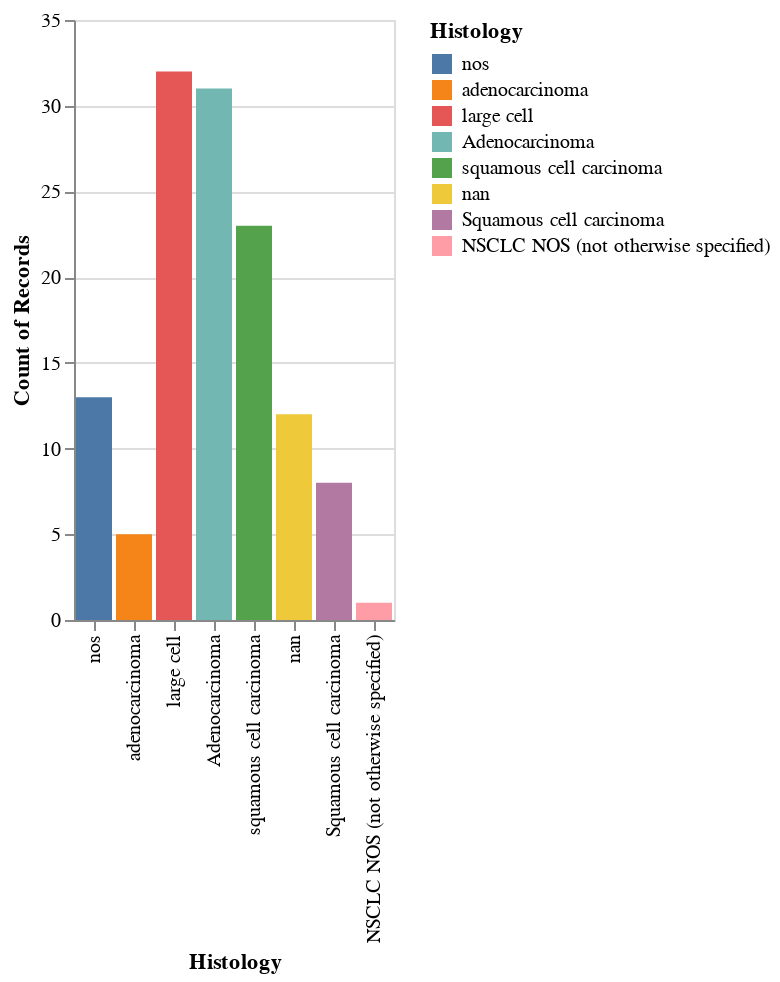

Notebook code cell kept with this figure:
### Markdown cell above
The bar graph shows all the different cancer types included in this study against the number of cases that each type had. This graph shows that Adenocarcinoma was the type of cancer with the most recorded cases. This graph also includes the nan and the two types of NOS data that were collected.

### Code cell
DeepnoteChart(df, """{"layer":[{"layer":[{"mark":{"clip":true,"type":"bar","tooltip":true},"encoding":{"x":{"sort":null,"type":"nominal","field":"Histology","scale":{"type":"linear"}},"y":{"sort":null,"type":"quantitative","scale":{"type":"linear"},"format":{"type":"default","decimals":null},"aggregate":"count","formatType":"numberFormatFromNumberType"},"color":{"sort":null,"type":"nominal","field":"Histology","scale":{"scheme":"tableau10"}}}}]}],"title":"","config":{"legend":{}},"$schema":"https://vega.github.io/schema/vega-lite/v5.json","encoding":{}}""")

### Figure 1 — Vega-Lite specification as saved in the notebook (floating-point values rounded to 4 significant figures)
{"layer": [{"layer": [{"mark": {"clip": true, "type": "bar", "tooltip": true}, "encoding": {"x": {"sort": null, "type": "nominal", "field": "Histology", "scale": {"type": "linear"}}, "y": {"sort": null, "type": "quantitative", "scale": {"type": "linear"}, "format": {"type": "default", "decimals": null}, "aggregate": "count", "formatType": "numberFormatFromNumberType"}, "color": {"sort": null, "type": "nominal", "field": "Histology", "scale": {"scheme": "tableau10"}}}}]}], "title": "", "config": {"legend": {}}, "$schema": "https://vega.github.io/schema/vega-lite/v5.json", "encoding": {}, "data": {"values": [{"PatientID": 13, "Histology": "nos", "Mstage": 0, "Nstage": 0, "SourceDataset": "l1", "Tstage": 4, "age": 44.4}, {"PatientID": 155, "Histology": "adenocarcinoma", "Mstage": 0, "Nstage": 3, "SourceDataset": "l1", "Tstage": 1, "age": 63.32}, {"PatientID": 404, "Histology": "large cell", "Mstage": 0, "Nstage": 2, "SourceDataset": "l1", "Tstage": 2, "age": 64.73}, {"PatientID": 407, "Histology": "nos", "Mstage": 0, "Nstage": 0, "SourceDataset": "l1", "Tstage": 2, "age": 65.36}, {"PatientID": 9, "Histology": "Adenocarcinoma", "Mstage": 0, "Nstage": 0, "SourceDataset": "l2", "Tstage": 2, "age": 50}, {"PatientID": 49, "Histology": "squamous cell carcinoma", "Mstage": 0, "Nstage": 0, "SourceDataset": "l1", "Tstage": 2, "age": 86.14}, {"PatientID": 55, "Histology": "nan", "Mstage": 0, "Nstage": 0, "SourceDataset": "l1", "Tstage": 1, "age": 75.27}, {"PatientID": 200, "Histology": "nan", "Mstage": 0, "Nstage": 0, "SourceDataset": "l1", "Tstage": 1, "age": 85.45}, {"PatientID": 170, "Histology": "large cell", "Mstage": 0, "Nstage": 3, "SourceDataset": "l1", "Tstage": 1, "age": 69.87}, {"PatientID": 387, "Histology": "large cell", "Mstage": 0, "Nstage": 3, "SourceDataset": "l1", "Tstage": 2, "age": 52.86}, {"PatientID": 319, "Histology": "Adenocarcinoma", "Mstage": 0, "Nstage": 0, "SourceDataset": "l2", "Tstage": 1, "age": 77}, {"PatientID": 119, "Histology": "Adenocarcinoma", "Mstage": 0, "Nstage": 0, "SourceDataset": "l2", "Tstage": 2, "age": 62}, {"PatientID": 12, "Histology": "nan", "Mstage": 0, "Nstage": 0, "SourceDataset": "l1", "Tstage": 1, "age": 71.42}, {"PatientID": 410, "Histology": "nan", "Mstage": 0, "Nstage": 0, "SourceDataset": "l1", "Tstage": 1, "age": 66.34}, {"PatientID": 34, "Histology": "squamous cell carcinoma", "Mstage": 0, "Nstage": 0, "SourceDataset": "l1", "Tstage": 2, "age": 85.72}, {"PatientID": 85, "Histology": "large cell", "Mstage": 0, "Nstage": 3, "SourceDataset": "l1", "Tstage": 4, "age": 56.82}, {"PatientID": 50, "Histology": "Adenocarcinoma", "Mstage": 0, "Nstage": 0, "SourceDataset": "l2", "Tstage": 2, "age": 68}, {"PatientID": 10, "Histology": "squamous cell carcinoma", "Mstage": 0, "Nstage": 2, "SourceDataset": "l1", "Tstage": 4, "age": 80.48}, {"PatientID": 97, "Histology": "large cell", "Mstage": 0, "Nstage": 2, "SourceDataset": "l1", "Tstage": 3, "age": 46.34}, {"PatientID": 270, "Histology": "Adenocarcinoma", "Mstage": 0, "Nstage": 0, "SourceDataset": "l2", "Tstage": 2, "age": 52}, {"PatientID": 38, "Histology": "Adenocarcinoma", "Mstage": 0, "Nstage": 0, "SourceDataset": "l2", "Tstage": 1, "age": 68}, {"PatientID": 0, "Histology": "Squamous cell carcinoma", "Mstage": 0, "Nstage": 0, "SourceDataset": "l2", "Tstage": 1, "age": 78}, {"PatientID": 75, "Histology": "adenocarcinoma", "Mstage": 0, "Nstage": 0, "SourceDataset": "l1", "Tstage": 1, "age": 71.14}, {"PatientID": 374, "Histology": "Adenocarcinoma", "Mstage": 0, "Nstage": 0, "SourceDataset": "l2", "Tstage": 3, "age": 74}, {"PatientID": 99, "Histology": "Adenocarcinoma", "Mstage": 0, "Nstage": 0, "SourceDataset": "l2", "Tstage": 1, "age": 59}, {"PatientID": 364, "Histology": "nos", "Mstage": 0, "Nstage": 2, "SourceDataset": "l1", "Tstage": 2, "age": 68.79}, {"PatientID": 271, "Histology": "adenocarcinoma", "Mstage": 0, "Nstage": 2, "SourceDataset": "l1", "Tstage": 4, "age": 77.6}, {"PatientID": 59, "Histology": "large cell", "Mstage": 0, "Nstage": 0, "SourceDataset": "l1", "Tstage": 3, "age": 76.79}, {"PatientID": 342, "Histology": "large cell", "Mstage": 0, "Nstage": 2, "SourceDataset": "l1", "Tstage": 2, "age": 74.14}, {"PatientID": 125, "Histology": "Adenocarcinoma", "Mstage": 0, "Nstage": 0, "SourceDataset": "l2", "Tstage": 1, "age": 65}, {"PatientID": 398, "Histology": "nos", "Mstage": 0, "Nstage": 0, "SourceDataset": "l1", "Tstage": 4, "age": 67.47}, {"PatientID": 192, "Histology": "Adenocarcinoma", "Mstage": 0, "Nstage": 0, "SourceDataset": "l2", "Tstage": 1, "age": 55}, {"PatientID": 206, "Histology": "nos", "Mstage": 0, "Nstage": 2, "SourceDataset": "l1", "Tstage": 1, "age": 63.87}, {"PatientID": 41, "Histology": "Adenocarcinoma", "Mstage": 0, "Nstage": 0, "SourceDataset": "l2", "Tstage": 1, "age": 81}, {"PatientID": 413, "Histology": "large cell", "Mstage": 0, "Nstage": 0, "SourceDataset": "l1", "Tstage": 4, "age": 80.7}, {"PatientID": 156, "Histology": "squamous cell carcinoma", "Mstage": 0, "Nstage": 2, "SourceDataset": "l1", "Tstage": 2, "age": 81.55}, {"PatientID": 118, "Histology": "squamous cell carcinoma", "Mstage": 0, "Nstage": 4, "SourceDataset": "l1", "Tstage": 4, "age": 66.21}, {"PatientID": 363, "Histology": "squamous cell carcinoma", "Mstage": 0, "Nstage": 2, "SourceDataset": "l1", "Tstage": 3, "age": 64.59}, {"PatientID": 287, "Histology": "nan", "Mstage": 0, "Nstage": 0, "SourceDataset": "l1", "Tstage": 2, "age": null}, {"PatientID": 65, "Histology": "squamous cell carcinoma", "Mstage": 0, "Nstage": 2, "SourceDataset": "l1", "Tstage": 2, "age": 82.41}, {"PatientID": 351, "Histology": "large cell", "Mstage": 0, "Nstage": 0, "SourceDataset": "l1", "Tstage": 4, "age": 59.85}, {"PatientID": 411, "Histology": "Adenocarcinoma", "Mstage": 0, "Nstage": 0, "SourceDataset": "l2", "Tstage": 1, "age": 76}, {"PatientID": 54, "Histology": "large cell", "Mstage": 0, "Nstage": 3, "SourceDataset": "l1", "Tstage": 2, "age": 68.18}, {"PatientID": 201, "Histology": "Squamous cell carcinoma", "Mstage": 0, "Nstage": 0, "SourceDataset": "l2", "Tstage": 2, "age": 64}, {"PatientID": 128, "Histology": "Adenocarcinoma", "Mstage": 0, "Nstage": 1, "SourceDataset": "l2", "Tstage": 2, "age": 76}, {"PatientID": 177, "Histology": "Adenocarcinoma", "Mstage": 0, "Nstage": 0, "SourceDataset": "l2", "Tstage": 1, "age": 69}, {"PatientID": 260, "Histology": "squamous cell carcinoma", "Mstage": 0, "Nstage": 0, "SourceDataset": "l1", "Tstage": 3, "age": 83.68}, {"PatientID": 322, "Histology": "Squamous cell carcinoma", "Mstage": 0, "Nstage": 1, "SourceDataset": "l2", "Tstage": 1, "age": 68}, {"PatientID": 203, "Histology": "Adenocarcinoma", "Mstage": 1, "Nstage": 0, "SourceDataset": "l2", "Tstage": 2, "age": 63}, {"PatientID": 87, "Histology": "Adenocarcinoma", "Mstage": 0, "Nstage": 0, "SourceDataset": "l2", "Tstage": 1, "age": 62}, {"PatientID": 415, "Histology": "nos", "Mstage": 0, "Nstage": 3, "SourceDataset": "l1", "Tstage": 2, "age": 56.94}, {"PatientID": 223, "Histology": "nos", "Mstage": 0, "Nstage": 0, "SourceDataset": "l1", "Tstage": 2, "age": 59.98}, {"PatientID": 46, "Histology": "squamous cell carcinoma", "Mstage": 0, "Nstage": 3, "SourceDataset": "l1", "Tstage": 4, "age": 45.08}, {"PatientID": 19, "Histology": "squamous cell carcinoma", "Mstage": 0, "Nstage": 3, "SourceDataset": "l1", "Tstage": 4, "age": 51.63}, {"PatientID": 419, "Histology": "large cell", "Mstage": 0, "Nstage": 1, "SourceDataset": "l1", "Tstage": 2, "age": 67.04}, {"PatientID": 360, "Histology": "nan", "Mstage": 0, "Nstage": 0, "SourceDataset": "l1", "Tstage": 2, "age": 55.0}, {"PatientID": 153, "Histology": "squamous cell carcinoma", "Mstage": 0, "Nstage": 2, "SourceDataset": "l1", "Tstage": 4, "age": 79.22}, {"PatientID": 146, "Histology": "squamous cell carcinoma", "Mstage": 0, "Nstage": 0, "SourceDataset": "l1", "Tstage": 2, "age": 81.26}, {"PatientID": 219, "Histology": "large cell", "Mstage": 0, "Nstage": 3, "SourceDataset": "l1", "Tstage": 2, "age": 52.77}, {"PatientID": 234, "Histology": "squamous cell carcinoma", "Mstage": 0, "Nstage": 3, "SourceDataset": "l1", "Tstage": 4, "age": 61.46}, {"PatientID": 377, "Histology": "Adenocarcinoma", "Mstage": 0, "Nstage": 2, "SourceDataset": "l2", "Tstage": 1, "age": 68}, {"PatientID": 179, "Histology": "large cell", "Mstage": 0, "Nstage": 3, "SourceDataset": "l1", "Tstage": 2, "age": 74.06}, {"PatientID": 104, "Histology": "large cell", "Mstage": 0, "Nstage": 2, "SourceDataset": "l1", "Tstage": 5, "age": 60.14}, {"PatientID": 217, "Histology": "adenocarcinoma", "Mstage": 0, "Nstage": 2, "SourceDataset": "l1", "Tstage": 2, "age": 62.23}, {"PatientID": 369, "Histology": "Squamous cell carcinoma", "Mstage": 0, "Nstage": 2, "SourceDataset": "l2", "Tstage": 1, "age": 65}, {"PatientID": 71, "Histology": "large cell", "Mstage": 0, "Nstage": 0, "SourceDataset": "l1", "Tstage": 4, "age": 73.2}, {"PatientID": 408, "Histology": "Adenocarcinoma", "Mstage": 1, "Nstage": 0, "SourceDataset": "l2", "Tstage": 2, "age": 80}, {"PatientID": 339, "Histology": "NSCLC NOS (not otherwise specified)", "Mstage": 0, "Nstage": 0, "SourceDataset": "l2", "Tstage": 4, "age": 76}, {"PatientID": 281, "Histology": "squamous cell carcinoma", "Mstage": 0, "Nstage": 0, "SourceDataset": "l1", "Tstage": 3, "age": 58.35}, {"PatientID": 232, "Histology": "large cell", "Mstage": 0, "Nstage": 3, "SourceDataset": "l1", "Tstage": 2, "age": 64.73}, {"PatientID": 191, "Histology": "nos", "Mstage": 0, "Nstage": 3, "SourceDataset": "l1", "Tstage": 3, "age": null}, {"PatientID": 120, "Histology": "large cell", "Mstage": 0, "Nstage": 0, "SourceDataset": "l1", "Tstage": 2, "age": 91.7}, {"PatientID": 230, "Histology": "large cell", "Mstage": 0, "Nstage": 3, "SourceDataset": "l1", "Tstage": 1, "age": 68.75}, {"PatientID": 337, "Histology": "Adenocarcinoma", "Mstage": 0, "Nstage": 0, "SourceDataset": "l2", "Tstage": 3, "age": 69}, {"PatientID": 62, "Histology": "Adenocarcinoma", "Mstage": 0, "Nstage": 0, "SourceDataset": "l2", "Tstage": 2, "age": 63}, {"PatientID": 245, "Histology": "large cell", "Mstage": 0, "Nstage": 0, "SourceDataset": "l1", "Tstage": 4, "age": 59.49}, {"PatientID": 167, "Histology": "large cell", "Mstage": 0, "Nstage": 4, "SourceDataset": "l1", "Tstage": 4, "age": 73.29}, {"PatientID": 190, "Histology": "large cell", "Mstage": 0, "Nstage": 2, "SourceDataset": "l1", "Tstage": 2, "age": 69.0}, {"PatientID": 405, "Histology": "large cell", "Mstage": 0, "Nstage": 2, "SourceDataset": "l1", "Tstage": 4, "age": 64.82}, {"PatientID": 215, "Histology": "squamous cell carcinoma", "Mstage": 0, "Nstage": 2, "SourceDataset": "l1", "Tstage": 3, "age": 63.19}, {"PatientID": 296, "Histology": "large cell", "Mstage": 0, "Nstage": 0, "SourceDataset": "l1", "Tstage": 4, "age": 81.71}, {"PatientID": 324, "Histology": "Adenocarcinoma", "Mstage": 0, "Nstage": 0, "SourceDataset": "l2", "Tstage": 2, "age": 65}, {"PatientID": 267, "Histology": "Adenocarcinoma", "Mstage": 0, "Nstage": 1, "SourceDataset": "l2", "Tstage": 3, "age": 86}, {"PatientID": 182, "Histology": "Adenocarcinoma", "Mstage": 0, "Nstage": 0, "SourceDataset": "l2", "Tstage": 2, "age": 70}, {"PatientID": 254, "Histology": "nos", "Mstage": 0, "Nstage": 3, "SourceDataset": "l1", "Tstage": 2, "age": 58.63}, {"PatientID": 301, "Histology": "nos", "Mstage": 0, "Nstage": 3, "SourceDataset": "l1", "Tstage": 1, "age": 68.26}, {"PatientID": 412, "Histology": "Adenocarcinoma", "Mstage": 0, "Nstage": 0, "SourceDataset": "l2", "Tstage": 1, "age": 72}, {"PatientID": 127, "Histology": "Squamous cell carcinoma", "Mstage": 0, "Nstage": 0, "SourceDataset": "l2", "Tstage": 2, "age": 74}, {"PatientID": 168, "Histology": "large cell", "Mstage": 0, "Nstage": 2, "SourceDataset": "l1", "Tstage": 4, "age": 79.1}, {"PatientID": 326, "Histology": "nan", "Mstage": 0, "Nstage": 2, "SourceDataset": "l1", "Tstage": 4, "age": null}, {"PatientID": 27, "Histology": "large cell", "Mstage": 0, "Nstage": 0, "SourceDataset": "l1", "Tstage": 4, "age": 60.7}, {"PatientID": 60, "Histology": "large cell", "Mstage": 0, "Nstage": 0, "SourceDataset": "l1", "Tstage": 2, "age": 83.52}, {"PatientID": 74, "Histology": "nan", "Mstage": 0, "Nstage": 0, "SourceDataset": "l1", "Tstage": 1, "age": 67.38}, {"PatientID": 239, "Histology": "large cell", "Mstage": 0, "Nstage": 0, "SourceDataset": "l1", "Tstage": 4, "age": 63.4}, {"PatientID": 80, "Histology": "Adenocarcinoma", "Mstage": 0, "Nstage": 0, "SourceDataset": "l2", "Tstage": 1, "age": 52}, {"PatientID": 332, "Histology": "squamous cell carcinoma", "Mstage": 0, "Nstage": 3, "SourceDataset": "l1", "Tstage": 2, "age": 62.12}, {"PatientID": 205, "Histology": "squamous cell carcinoma", "Mstage": 0, "Nstage": 0, "SourceDataset": "l1", "Tstage": 2, "age": 76.42}, {"PatientID": 220, "Histology": "nos", "Mstage": 0, "Nstage": 0, "SourceDataset": "l1", "Tstage": 4, "age": 55.69}, {"PatientID": 289, "Histology": "nan", "Mstage": 0, "Nstage": 0, "SourceDataset": "l1", "Tstage": 1, "age": null}, {"PatientID": 158, "Histology": "adenocarcinoma", "Mstage": 0, "Nstage": 2, "SourceDataset": "l1", "Tstage": 1, "age": 74.75}, {"PatientID": 6, "Histology": "nan", "Mstage": 0, "Nstage": 2, "SourceDataset": "l1", "Tstage": 4, "age": 64.16}, {"PatientID": 194, "Histology": "large cell", "Mstage": 0, "Nstage": 3, "SourceDataset": "l1", "Tstage": 2, "age": 73.9}, {"PatientID": 136, "Histology": "large cell", "Mstage": 0, "Nstage": 2, "SourceDataset": "l1", "Tstage": 1, "age": 57.24}, {"PatientID": 243, "Histology": "Squamous cell carcinoma", "Mstage": 0, "Nstage": 0, "SourceDataset": "l2", "Tstage": 3, "age": 71}, {"PatientID": 352, "Histology": "nan", "Mstage": 0, "Nstage": 2, "SourceDataset": "l1", "Tstage": 3, "age": 53.72}, {"PatientID": 28, "Histology": "Squamous cell carcinoma", "Mstage": 0, "Nstage": 0, "SourceDataset": "l2", "Tstage": 2, "age": 73}, {"PatientID": 292, "Histology": "Adenocarcinoma", "Mstage": 0, "Nstage": 2, "SourceDataset": "l2", "Tstage": 2, "age": 73}, {"PatientID": 265, "Histology": "Adenocarcinoma", "Mstage": 0, "Nstage": 0, "SourceDataset": "l2", "Tstage": 1, "age": 54}, {"PatientID": 311, "Histology": "large cell", "Mstage": 0, "Nstage": 0, "SourceDataset": "l1", "Tstage": 4, "age": 64.62}, {"PatientID": 291, "Histology": "Adenocarcinoma", "Mstage": 0, "Nstage": 2, "SourceDataset": "l2", "Tstage": 4, "age": 75}, {"PatientID": 370, "Histology": "Adenocarcinoma", "Mstage": 0, "Nstage": 0, "SourceDataset": "l2", "Tstage": 1, "age": 63}, {"PatientID": 379, "Histology": "Adenocarcinoma", "Mstage": 0, "Nstage": 0, "SourceDataset": "l2", "Tstage": 2, "age": 47}, {"PatientID": 113, "Histology": "squamous cell carcinoma", "Mstage": 0, "Nstage": 0, "SourceDataset": "l1", "Tstage": 3, "age": 72.35}, {"PatientID": 140, "Histology": "large cell", "Mstage": 0, "Nstage": 0, "SourceDataset": "l1", "Tstage": 1, "age": 74.57}, {"PatientID": 1, "Histology": "squamous cell carcinoma", "Mstage": 0, "Nstage": 2, "SourceDataset": "l1", "Tstage": 2, "age": 71.72}, {"PatientID": 207, "Histology": "Squamous cell carcinoma", "Mstage": 0, "Nstage": 0, "SourceDataset": "l2", "Tstage": 1, "age": 69}, {"PatientID": 198, "Histology": "nos", "Mstage": 0, "Nstage": 2, "SourceDataset": "l1", "Tstage": 2, "age": 70.22}, {"PatientID": 344, "Histology": "nan", "Mstage": 0, "Nstage": 0, "SourceDataset": "l1", "Tstage": 1, "age": 78.68}, {"PatientID": 241, "Histology": "large cell", "Mstage": 0, "Nstage": 3, "SourceDataset": "l1", "Tstage": 2, "age": 54.86}, {"PatientID": 278, "Histology": "nos", "Mstage": 0, "Nstage": 2, "SourceDataset": "l1", "Tstage": 2, "age": 49.26}, {"PatientID": 66, "Histology": "squamous cell carcinoma", "Mstage": 0, "Nstage": 2, "SourceDataset": "l1", "Tstage": 3, "age": 70.71}, {"PatientID": 132, "Histology": "squamous cell carcinoma", "Mstage": 0, "Nstage": 3, "SourceDataset": "l1", "Tstage": 2, "age": 51.16}, {"PatientID": 169, "Histology": "Adenocarcinoma", "Mstage": 0, "Nstage": 1, "SourceDataset": "l2", "Tstage": 1, "age": 70}, {"PatientID": 199, "Histology": "squamous cell carcinoma", "Mstage": 0, "Nstage": 3, "SourceDataset": "l1", "Tstage": 1, "age": 70.51}, {"PatientID": 274, "Histology": "squamous cell carcinoma", "Mstage": 0, "Nstage": 0, "SourceDataset": "l1", "Tstage": 2, "age": 80.22}]}}
